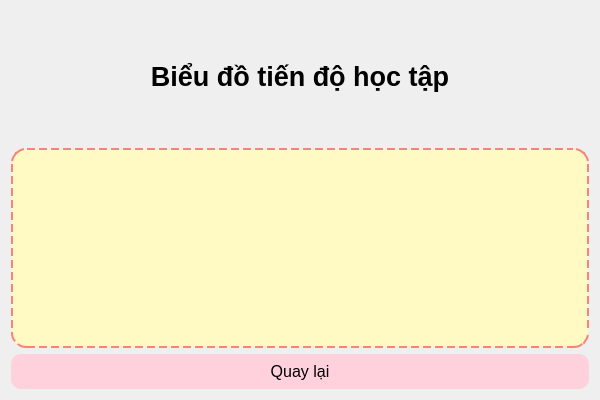
<?xml version="1.0" encoding="UTF-8"?>
<ui version="4.0">
 <class>ProgressWindow</class>
 <widget class="QWidget" name="ProgressWindow">
  <property name="geometry">
   <rect>
    <x>0</x>
    <y>0</y>
    <width>600</width>
    <height>400</height>
   </rect>
  </property>
  <property name="windowTitle">
   <string>Tiến độ học tập</string>
  </property>
  <layout class="QVBoxLayout" name="verticalLayout">
   <item>
    <widget class="QLabel" name="label_title">
     <property name="text">
      <string>Biểu đồ tiến độ học tập</string>
     </property>
     <property name="alignment">
      <set>Qt::AlignCenter</set>
     </property>
     <property name="font">
      <font>
       <pointsize>20</pointsize>
       <bold>true</bold>
      </font>
     </property>
    </widget>
   </item>
   <!-- Vị trí sẽ chèn QChartView bằng code -->
   <item>
    <widget class="QWidget" name="chart_placeholder">
     <property name="minimumSize">
      <size>
       <width>400</width>
       <height>200</height>
      </size>
     </property>
     <property name="styleSheet">
      <string notr="true">background: #FFF9C4; border: 2px dashed #F88379; border-radius: 15px;</string>
     </property>
    </widget>
   </item>
   <item>
    <widget class="QPushButton" name="btn_comeback">
     <property name="text">
      <string>Quay lại</string>
     </property>
     <property name="styleSheet">
      <string notr="true">background: #FFD1DC; border-radius: 10px; padding: 8px 20px; font-size: 16px;</string>
     </property>
    </widget>
   </item>
  </layout>
 </widget>
 <resources/>
 <connections/>
</ui>
